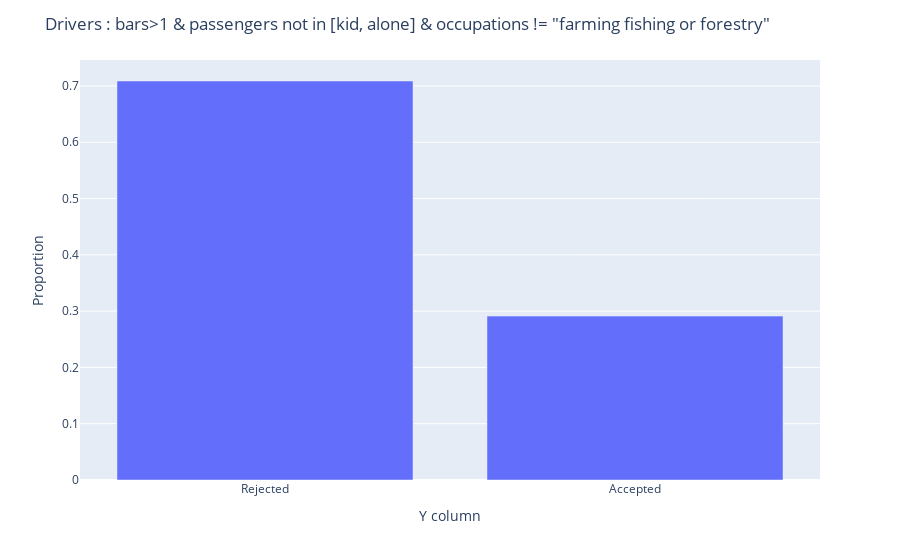
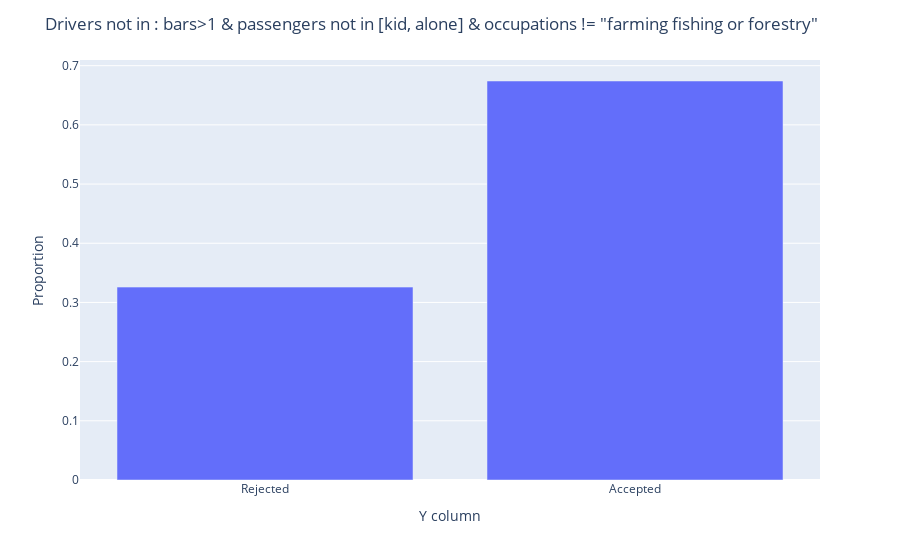

The cell these charts' notebook holds for them, in order:
### Code cell
# what proportion of the data has Y column as 1
print(bar_data['bar_question_5'].value_counts(normalize=True))

#print bar chart for list of values update x axis lable and title in seaborn

fig = px.bar(y=bar_data.query('bar_question_5==1')["Y"].value_counts(normalize=True).sort_index().values)
fig.update_layout(title_text='Drivers : bars>1 & passengers not in [kid, alone] & occupations != "farming fishing or forestry"', xaxis_title='Y column', yaxis_title='Proportion')
fig.update_xaxes(tickvals = [0, 1], ticktext=['Rejected', 'Accepted'])
fig.show()

fig = px.bar(y=bar_data.query('bar_question_5!=1')["Y"].value_counts(normalize=True).sort_index().values)
fig.update_layout(title_text='Drivers not in : bars>1 & passengers not in [kid, alone] & occupations != "farming fishing or forestry"', xaxis_title='Y column', yaxis_title='Proportion')
fig.update_xaxes(tickvals = [0, 1], ticktext=['Rejected', 'Accepted'])
fig.show()

#Answer : drivers who have visited a bar more than once and are not alone with kids and are not in farming fishing or forestry occupation are less likely to accept the coupon than drivers who do not meet the above criteria

### Figure 1 — Plotly figure (JSON) as saved in the notebook; plotly's stock layout.template omitted (floating-point values rounded to 4 significant figures)
{"data": [{"alignmentgroup": "True", "hovertemplate": "x=%{x}<br>y=%{y}<extra></extra>", "legendgroup": "", "marker": {"color": "#636efa", "pattern": {"shape": ""}}, "name": "", "offsetgroup": "", "orientation": "v", "showlegend": false, "textposition": "auto", "type": "bar", "x": [0, 1], "xaxis": "x", "y": [0.7088, 0.2912], "yaxis": "y"}], "layout": {"barmode": "relative", "legend": {"tracegroupgap": 0}, "margin": {"t": 60}, "title": {"text": "Drivers : bars>1 & passengers not in [kid, alone] & occupations != \"farming fishing or forestry\""}, "xaxis": {"anchor": "y", "domain": [0, 1], "ticktext": ["Rejected", "Accepted"], "tickvals": [0, 1], "title": {"text": "Y column"}}, "yaxis": {"anchor": "x", "domain": [0, 1], "title": {"text": "Proportion"}}}}

### Figure 2 — Plotly figure (JSON) as saved in the notebook; plotly's stock layout.template omitted (floating-point values rounded to 4 significant figures)
{"data": [{"alignmentgroup": "True", "hovertemplate": "x=%{x}<br>y=%{y}<extra></extra>", "legendgroup": "", "marker": {"color": "#636efa", "pattern": {"shape": ""}}, "name": "", "offsetgroup": "", "orientation": "v", "showlegend": false, "textposition": "auto", "type": "bar", "x": [0, 1], "xaxis": "x", "y": [0.3259, 0.6741], "yaxis": "y"}], "layout": {"barmode": "relative", "legend": {"tracegroupgap": 0}, "margin": {"t": 60}, "title": {"text": "Drivers not in : bars>1 & passengers not in [kid, alone] & occupations != \"farming fishing or forestry\""}, "xaxis": {"anchor": "y", "domain": [0, 1], "ticktext": ["Rejected", "Accepted"], "tickvals": [0, 1], "title": {"text": "Y column"}}, "yaxis": {"anchor": "x", "domain": [0, 1], "title": {"text": "Proportion"}}}}
